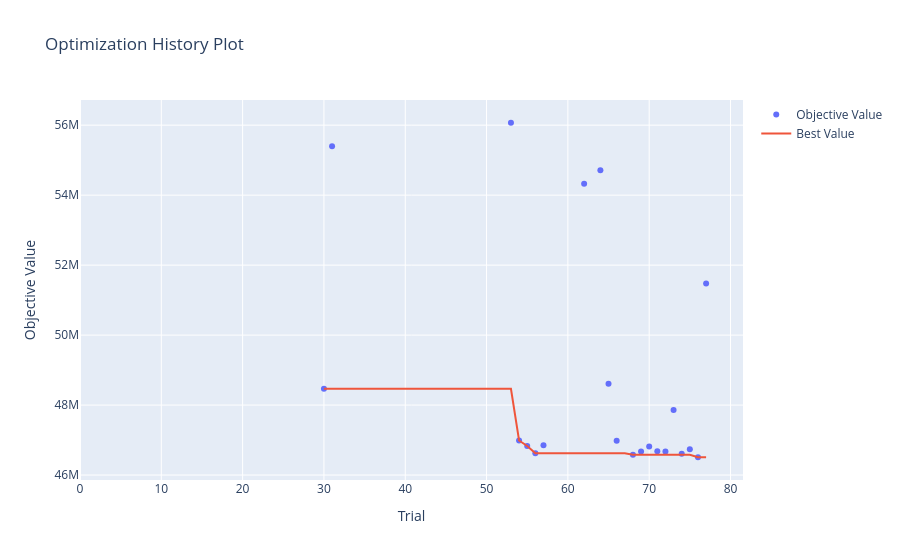

Notebook source saved alongside this figure:
### Code cell
# История изменения целевой функции

his_plot = optuna.visualization.plot_optimization_history(study)
his_plot.show()

plt.savefig(os.path.join(ASSETS_DIR, 'his_plot'))
